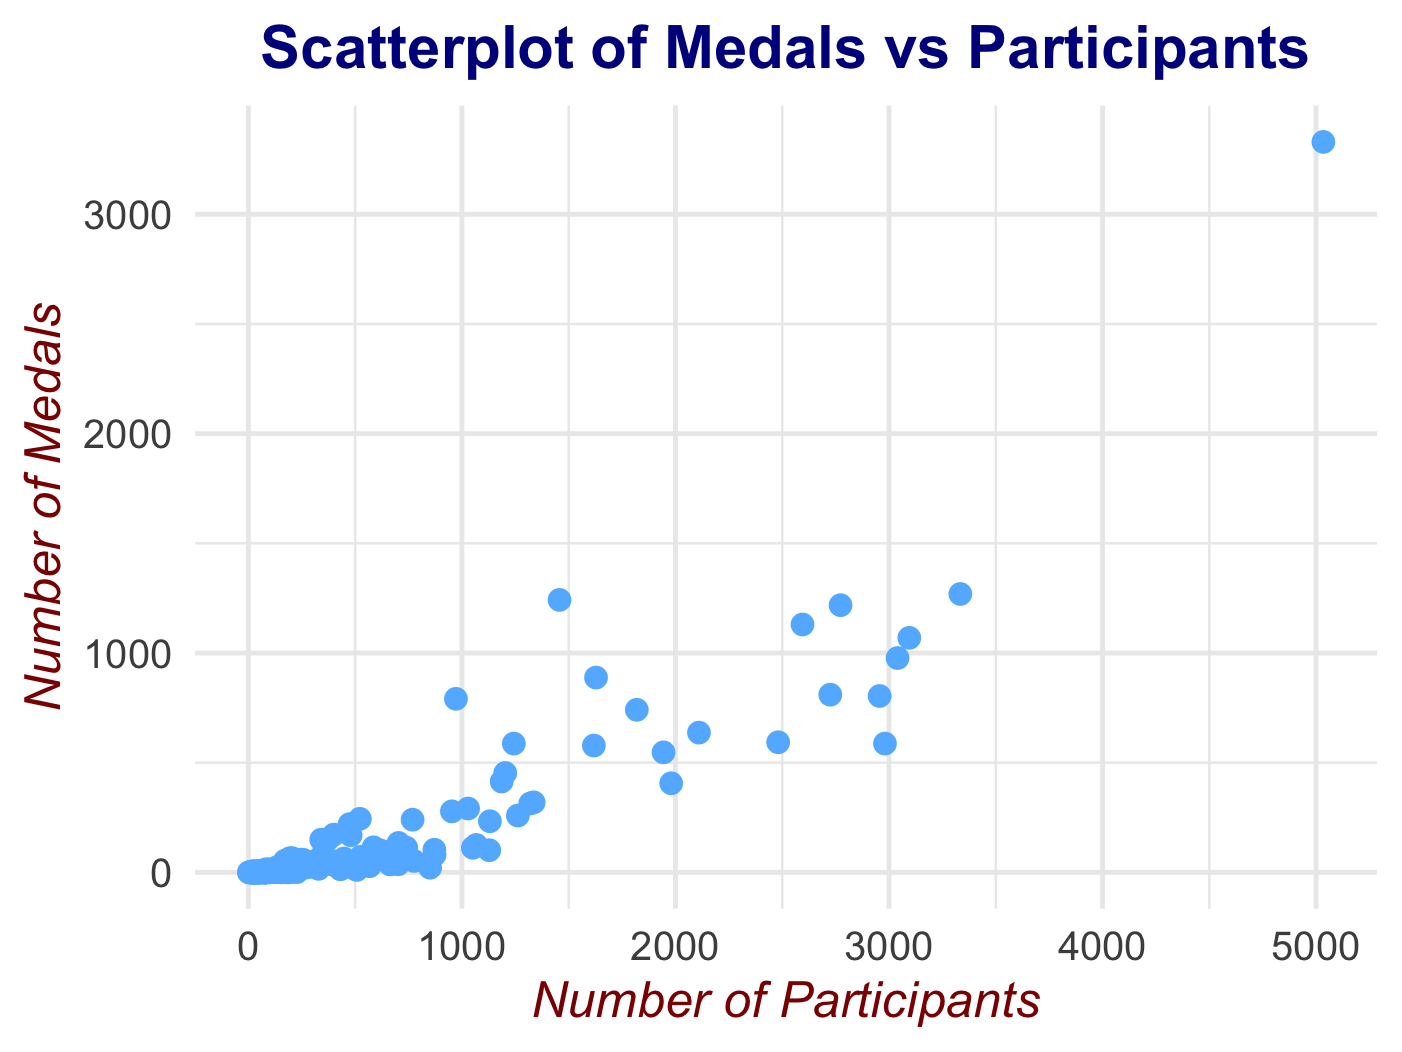

The script that drew this image:
library(ggplot2)
data = read.csv("../../data/medal_efficiency.csv")
plot(data$Medals, data$Participants)

ggplot(data, aes(x = Participants, y = Medals)) +
  geom_point(size = 3, color = "steelblue1", shape = 16) +  # Customize point size, color, and shape
  labs(
    title = "Scatterplot of Medals vs Participants",
    x = "Number of Participants",
    y = "Number of Medals"
  ) +
  theme_minimal(base_size = 15) +  # Use a clean minimal theme with adjusted font size
  theme(
    plot.title = element_text(hjust = 0.5, face = "bold", color = "darkblue"),  # Center and style the title
    axis.title.x = element_text(face = "italic", color = "darkred"),  # Style x-axis label
    axis.title.y = element_text(face = "italic", color = "darkred")  # Style y-axis label
  )
